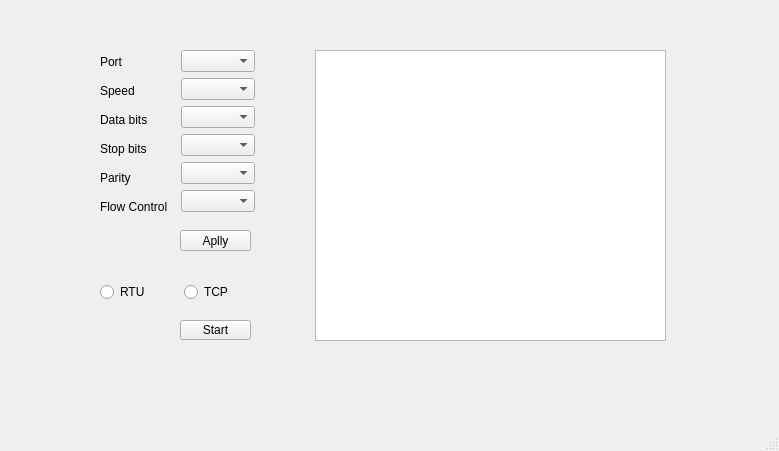
<?xml version="1.0" encoding="UTF-8"?>
<ui version="4.0">
 <class>Modbus</class>
 <widget class="QMainWindow" name="Modbus">
  <property name="geometry">
   <rect>
    <x>0</x>
    <y>0</y>
    <width>779</width>
    <height>451</height>
   </rect>
  </property>
  <property name="windowTitle">
   <string>Modbus</string>
  </property>
  <widget class="QWidget" name="centralwidget">
   <widget class="QPushButton" name="btnApplyConfig">
    <property name="geometry">
     <rect>
      <x>180</x>
      <y>230</y>
      <width>71</width>
      <height>21</height>
     </rect>
    </property>
    <property name="text">
     <string>Aplly</string>
    </property>
   </widget>
   <widget class="QWidget" name="layoutWidget">
    <property name="geometry">
     <rect>
      <x>100</x>
      <y>50</y>
      <width>155</width>
      <height>168</height>
     </rect>
    </property>
    <layout class="QHBoxLayout" name="horizontalLayout">
     <item>
      <layout class="QVBoxLayout" name="verticalLayout_2">
       <item>
        <widget class="QLabel" name="label_port">
         <property name="text">
          <string>Port</string>
         </property>
        </widget>
       </item>
       <item>
        <widget class="QLabel" name="lablel_sleed">
         <property name="text">
          <string>Speed</string>
         </property>
        </widget>
       </item>
       <item>
        <widget class="QLabel" name="label_data_bits">
         <property name="text">
          <string>Data bits</string>
         </property>
        </widget>
       </item>
       <item>
        <widget class="QLabel" name="label_stop_bits">
         <property name="text">
          <string>Stop bits</string>
         </property>
        </widget>
       </item>
       <item>
        <widget class="QLabel" name="label_parity">
         <property name="text">
          <string>Parity</string>
         </property>
        </widget>
       </item>
       <item>
        <widget class="QLabel" name="label_flow_control">
         <property name="text">
          <string>Flow Control</string>
         </property>
        </widget>
       </item>
      </layout>
     </item>
     <item>
      <layout class="QVBoxLayout" name="verticalLayout">
       <item>
        <widget class="QComboBox" name="comboBox"/>
       </item>
       <item>
        <widget class="QComboBox" name="comboBox_2"/>
       </item>
       <item>
        <widget class="QComboBox" name="comboBox_3"/>
       </item>
       <item>
        <widget class="QComboBox" name="comboBox_4"/>
       </item>
       <item>
        <widget class="QComboBox" name="comboBox_5"/>
       </item>
       <item>
        <widget class="QComboBox" name="comboBox_6"/>
       </item>
      </layout>
     </item>
    </layout>
   </widget>
   <widget class="QPushButton" name="btnStart">
    <property name="geometry">
     <rect>
      <x>180</x>
      <y>320</y>
      <width>71</width>
      <height>20</height>
     </rect>
    </property>
    <property name="text">
     <string>Start</string>
    </property>
   </widget>
   <widget class="QTableView" name="tableView">
    <property name="geometry">
     <rect>
      <x>315</x>
      <y>50</y>
      <width>351</width>
      <height>291</height>
     </rect>
    </property>
   </widget>
   <widget class="QWidget" name="">
    <property name="geometry">
     <rect>
      <x>100</x>
      <y>280</y>
      <width>161</width>
      <height>24</height>
     </rect>
    </property>
    <layout class="QHBoxLayout" name="horizontalLayout_2">
     <item>
      <widget class="QRadioButton" name="radioButtonRtu">
       <property name="text">
        <string>RTU</string>
       </property>
      </widget>
     </item>
     <item>
      <widget class="QRadioButton" name="radioButtonTcp">
       <property name="text">
        <string>TCP</string>
       </property>
      </widget>
     </item>
    </layout>
   </widget>
  </widget>
  <widget class="QMenuBar" name="menubar">
   <property name="geometry">
    <rect>
     <x>0</x>
     <y>0</y>
     <width>779</width>
     <height>21</height>
    </rect>
   </property>
  </widget>
  <widget class="QStatusBar" name="statusbar"/>
 </widget>
 <resources/>
 <connections/>
</ui>
